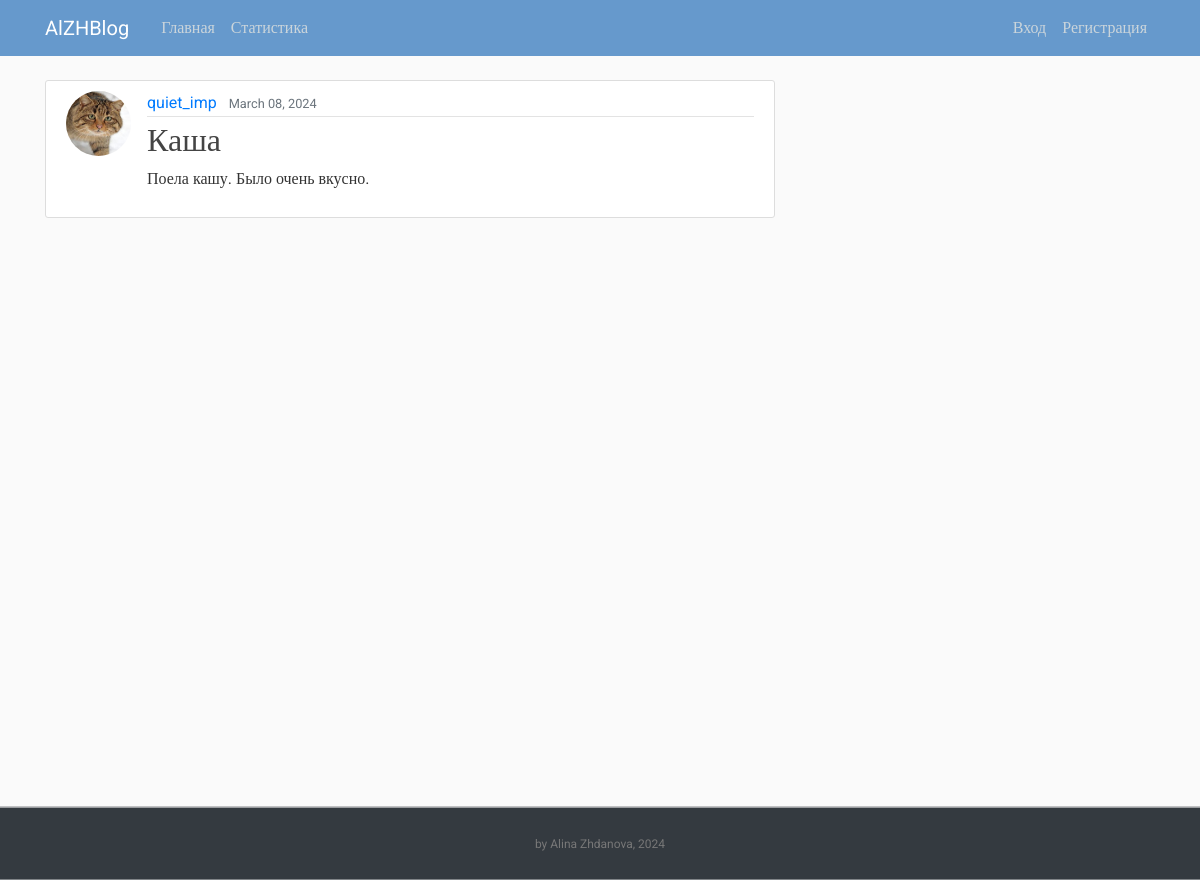
The app's page /post/4/ with its own data.
### blog/models.py (models this page shows, shortened)
class Post(models.Model):
    title = models.CharField(max_length=100)
    content = models.TextField()
    date_posted = models.DateTimeField(default=timezone.now)
    author = models.ForeignKey(User, on_delete=models.CASCADE)

### users/models.py (models this page shows, shortened)
class Profile(models.Model):
    user = models.OneToOneField(User, on_delete=models.CASCADE)
    image = models.ImageField(default='default.jpg', upload_to='profile_pics')

### blog/views.py (the view)
# urls.py: path('post/<int:pk>/', PostDetailView.as_view(), name='post-detail'),
class PostDetailView(DetailView):
    model = Post

### blog/templates/blog/post_detail.html (shortened to what this page needs)
{% extends "blog/base.html" %}
{% block content %}
  <article class="media content-section">
    <img class="rounded-circle article-img" src="{{ object.author.profile.image.url }}">
    <div class="media-body">
      <div class="article-metadata">
        <a class="mr-2" href="{% url 'user-posts' object.author.username %}">{{ object.author }}</a>
        <small class="text-muted">{{ object.date_posted|date:"F d, Y" }}</small>
      </div>
      <h2 class="article-title">{{ object.title }}</h2>
      <p class="article-content">{{ object.content }}</p>
    </div>
  </article>
{% endblock content %}

### blog/static/blog/main.css (style rules this page uses)
body, html { width:100%; height:100% }
body { margin:0; padding:0; background: #fafafa; color: #333333; margin-top: 5rem; font-family:Roboto; }
h1, h2, h3, h4, h5, h6 { color: #444444; }
.content-section { background: #ffffff; padding: 10px 20px; border: 1px solid #dddddd; border-radius: 3px; margin-bottom: 20px; }
.article-title { color: #444444; }
.article-content { white-space: pre-line; }
.article-img { height: 65px; width: 65px; margin-right: 16px; }
.article-metadata { padding-bottom: 1px; margin-bottom: 4px; border-bottom: 1px solid #e3e3e3 }

### records on screen
Post: author.profile.image (picture), author "quiet_imp", date_posted "March 08, 2024", title "Каша", content "Поела кашу. Было очень вкусно."
